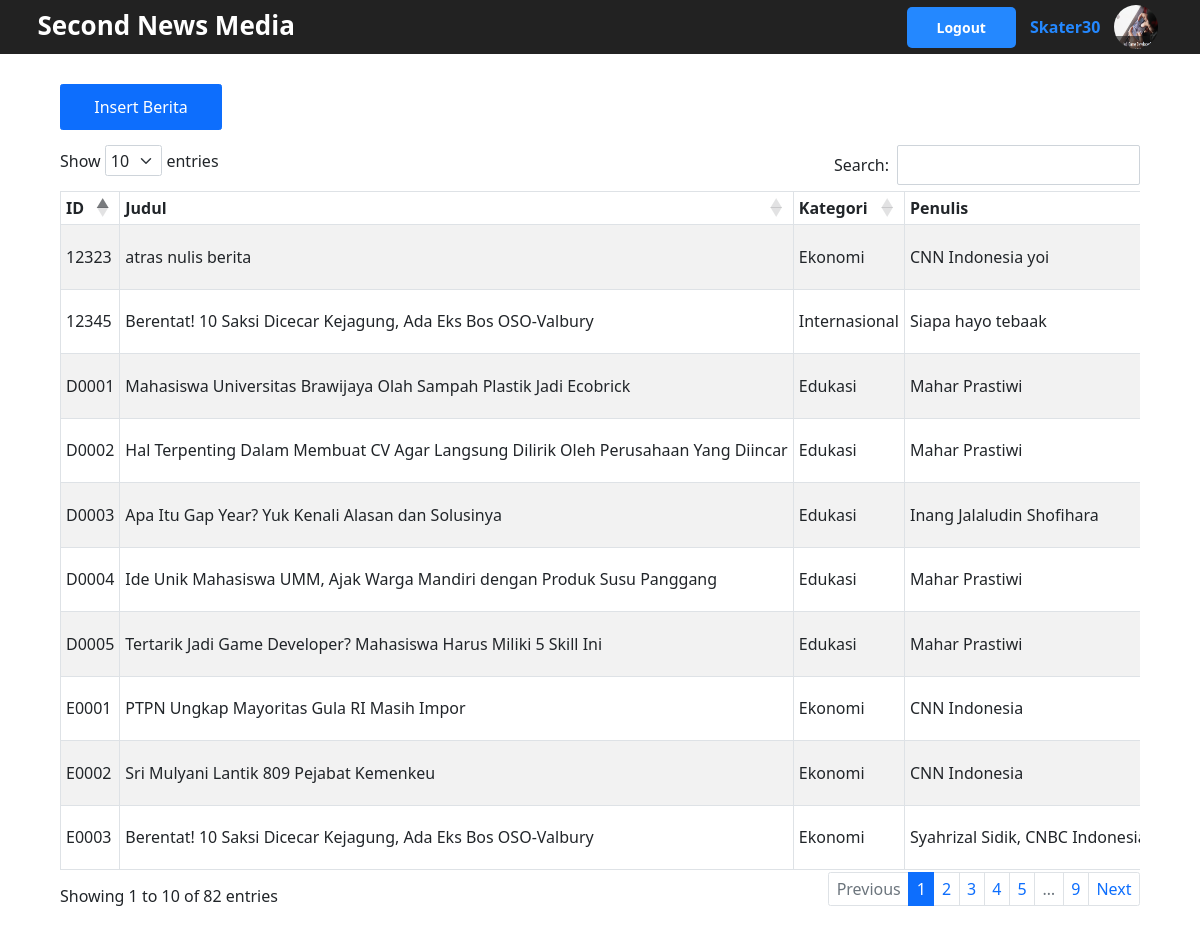
The app's page /?view=dashboard (signed in) with its own data.
### tables this page shows
CREATE TABLE `users` (
  `nama_depan` varchar(255) NOT NULL,
  `nama_belakang` varchar(255) NOT NULL,
  `tanggal_lahir` date NOT NULL,
  `jenis_kelamin` varchar(255) NOT NULL,
  `email` varchar(255) NOT NULL,
  `password` varchar(255) NOT NULL,
  `foto_profil` varchar(255) NOT NULL,
  `type` varchar(20) NOT NULL,
  `id` varchar(255) NOT NULL,
  `username` varchar(255) NOT NULL
);

CREATE TABLE `berita` (
  `id` varchar(5) NOT NULL,
  `judul` varchar(255) NOT NULL,
  `penulis` varchar(255) NOT NULL,
  `tanggalUpload` date NOT NULL,
  `content` varchar(8000) NOT NULL,
  `imgresource` varchar(255) NOT NULL,
  `thumbnail` varchar(255) NOT NULL,
  `kategori` varchar(50) NOT NULL,
  `jamUpload` time NOT NULL,
  `lastedited` date NOT NULL,
  `resourceBerita` varchar(255) NOT NULL
);

### controller/admin.php (called while the page is built, shortened)
<?php
  include "include/db_connect.php";
  if(isset($_SESSION['login']) && $_SESSION['login'] == true && $_SESSION['userType'] == 'admin') {
      $id = $_SESSION['id'];
      $user = mysqli_query($conn, "SELECT * FROM users WHERE `id` = '$id'");
      if(mysqli_num_rows($user) > 0) {
          $account = mysqli_fetch_assoc($user);
      } else {
          session_unset();
          $_SESSION = [];
          session_destroy();
      }
  } else {
    echo "<script>
              alert('Access Denied! Only Admin Can Access This Page!');
              document.location.href = '?view=home';
          </script>";
  }
  include "view/header.php";
  include "view/admin.php";
?>

### index.php (called while the page is built)
<?php include "controller/controller.php";?>

### view/admin.php (the view, shortened to what this page needs)
<!DOCTYPE html>
<html lang="en">
<head>
  <?php include "include/bootstrapJsGlobal.php"; ?>
  <link rel="stylesheet" href="https://cdnjs.cloudflare.com/ajax/libs/twitter-bootstrap/5.0.1/css/bootstrap.min.css">
  <link rel="stylesheet" href="https://cdn.datatables.net/1.11.3/css/dataTables.bootstrap5.min.css">
  <link rel="stylesheet" href="assets/css/navbarHome.css">
  <link rel="stylesheet" href="assets/css/adminPage.css">
</head>
<body>
  <?php
    include "include/db_connect.php";
  ?>
  <div class="container table-container">
    <div class="col-lg-12 col-md-12 mb-4 btn-wrapper">
      <a href="?view=insert_berita" class="btn btn-primary btn-insert">Insert Berita</a>
    </div>
    <table id="newsTable" class="table table-bordered table-striped display nowrap">
      <thead>
        <tr>
          <th>ID</th>
          <th>Judul</th>
          <th>Kategori</th>
          <th>Penulis</th>
        </tr>
      </thead>
      <tbody>
        <?php
          $result = $conn->query("SELECT * FROM berita");
          while($row = $result->fetch_assoc()) {
            echo "
              <tr>
                <td id=\"id_berita\">{$row['id']}</td>
                <td id=\"judul_berita\">{$row['judul']}</td>
                <td id=\"kategori_berita\">{$row['kategori']}</td>
                <td id=\"penulis_berita\">{$row['penulis']}</td>
                <td id=\"content_berita\">{$row['content']}</td>
                <td id=\"tglupload_berita\">{$row['tanggalUpload']}</td>
                <td>
                  <a id=\"source_gambar\" class=\"image-link\" href=\"{$row['imgresource']}\">{$row['imgresource']}</a>
                </td>
                <td id=\"action-button\">
                  <div class=\"col-lg-6 col-md-6 action-button-container\">
                    <a href=\"?view=edit&id={$row['id']}\" class=\"btn btn-warning btn-action\">Edit Berita</a>
                    <a href=\"?view=delete&id={$row['id']}\" class=\"btn btn-danger btn-action\">Hapus Berita</a>
                  </div>
                </td>
              </tr>
            ";
          }
        ?>
      </tbody>
    </table>
  </div>
</body>
</html>

### controller/controller.php
<?php
  if(isset($_GET["view"])) {
    if(strcmp($_GET["view"], "home") == 0) include "controller/home.php";
    else if(strcmp($_GET["view"], "kategori") == 0) include "controller/kategori.php";
    else if(strcmp($_GET["view"], "berita") == 0) include "controller/berita.php";
    else if(strcmp($_GET["view"], "login") == 0) include "controller/login.php";
    else if(strcmp($_GET["view"], "register") == 0) include "controller/register.php";
    else if(strcmp($_GET["view"], "forgotPass") == 0) include "controller/forgotPass.php";
    else if(strcmp($_GET["view"], "logout") == 0) include "controller/logout.php";
    else if(strcmp($_GET["view"], "insert_berita") == 0) include "controller/insert_berita.php";
    else if(strcmp($_GET["view"], "edit") == 0) include "controller/edit.php";
    else if(strcmp($_GET["view"], "delete") == 0) include "controller/delete.php";
    else if(strcmp($_GET["view"], "dashboard") == 0) include "controller/admin.php";
    else echo "<h1>404 NOT FOUND!</h1>";
  } else include "controller/home.php";
?>

### view/header.php (shortened to what this page needs)
<nav class="navbar navbar-dark navbar-bg">
  <div id="navbar" class="container d-inline-block">
    <div class="row">
      <div class="col-lg-4 col-md-3 col-sm-12 title-container">
        <?php
          $directLink = '?view=home';
          if($_SESSION['userType'] == 'admin') {
            $directLink = '?view=dashboard';
          }
        ?>
        <a href=<?= $directLink; ?> class="navbar-brand">Second News Media</a>
      </div>
      <div class="col-lg-2 offset-lg-3 col-md-4 offset-md-1 col-sm-6 col-12">
      </div>
      <div class="col-lg-3 col-md-4 col-sm-6 col-12 button-container">
        <?php
                if(isset($_SESSION['login']) && $_SESSION['login'] == true && isset($account)) {
                    echo "<a href=\"?view=logout\" class=\"link btn-logout\">Logout</a>";
                    echo "<a id=\"username\" class=\"username\">{$account['username']}</a>";
                    echo "<a href=\"#\" class=\"profile-picture\"><img src=\"img/{$account['foto_profil']}\" alt=\"user-picture\" title=\"Your Profile\"></a>";
                } else {
                    echo "<a href=\"?view=register\" class=\"link btn-register\">Register</a>
                    <a href=\"?view=login\" class=\"link btn-login\">Login</a>";
                }
            ?>
      </div>
    </div>
  </div>
</nav>

### include/bootstrapJsGlobal.php (shortened to what this page needs)
<link href="https://cdn.jsdelivr.net/npm/bootstrap@5.1.1/dist/css/bootstrap.min.css" rel="stylesheet"
>
<link rel="stylesheet" href="assets/css/global.css" />
<link rel="stylesheet" href="https://unpkg.com/aos@next/dist/aos.css" />

### assets/css/global.css (style rules this page uses)
* { margin: 0; padding: 0px; box-sizing: border-box; font-size: 62.5%; }
body { background-color: #fff; font-family: "Roboto", sans-serif; }
.container { background-color: transparent; }
.btn { font-size: 1.6rem; width: 100%; }
.link { text-decoration: none; text-align: center; font-size: 1.4rem; }
.navbar-brand { font-size: 3rem; font-weight: bold; }
.username { text-decoration: none; text-align: center; color: #2488ff; font-size: 1.6rem; font-weight: 700; padding: 1rem 0; text-transform: capitalize; }

### assets/css/navbarHome.css (style rules this page uses)
.navbar-bg { background-color: #222; }
.navbar-brand { font-size: 2.6rem; font-weight: 700; line-height: 1.6; }
.button-container { display: flex; align-items: center; justify-content: space-evenly; }
.btn-login, .btn-register, .btn-logout { border: none; border-radius: 5px; font-weight: 600; margin: 0 1rem; }
.btn-login, .btn-logout { background-color: #2488ff; }
.btn-login, .btn-register, .btn-logout { padding: 1rem 2.4rem; color: #fff; }
.btn-logout { padding: 1rem 3rem; }
.profile-picture { display: block; padding-left: 1rem; }
.profile-picture > img { width: 4.4rem; height: 4.4rem; border-radius: 50%; }

### assets/css/adminPage.css (style rules this page uses)
th, td, label, .btn, .page-link, .image-link, .form-select, .form-select > option, .dataTables_info, .form-control { font-size: 1.6rem; }
td { vertical-align: middle; }
.btn { width: auto; }
.table-container { padding: 3rem; }
.btn-insert { width: 15%; padding: 1rem 0; }

### records on screen
users: username "Skater30", foto_profil (picture)
berita: id "12323", judul "atras nulis berita", kategori "Ekonomi", penulis "CNN Indonesia yoi"
berita: id "12345", judul "Berentat! 10 Saksi Dicecar Kejagung, Ada Eks Bos OSO-Valbury", kategori "Internasional", penulis "Siapa hayo tebaak"
berita: id "D0001", judul "Mahasiswa Universitas Brawijaya Olah Sampah Plastik Jadi Ecobrick", kategori "Edukasi", penulis "Mahar Prastiwi"
berita: id "D0002", judul "Hal Terpenting Dalam Membuat CV Agar Langsung Dilirik Oleh Perusahaan Yang Diincar", kategori "Edukasi", penulis "Mahar Prastiwi"
berita: id "D0003", judul "Apa Itu Gap Year? Yuk Kenali Alasan dan Solusinya", kategori "Edukasi", penulis "Inang Jalaludin Shofihara"
berita: id "D0004", judul "Ide Unik Mahasiswa UMM, Ajak Warga Mandiri dengan Produk Susu Panggang", kategori "Edukasi", penulis "Mahar Prastiwi"
berita: id "D0005", judul "Tertarik Jadi Game Developer? Mahasiswa Harus Miliki 5 Skill Ini", kategori "Edukasi", penulis "Mahar Prastiwi"
berita: id "E0001", judul "PTPN Ungkap Mayoritas Gula RI Masih Impor", kategori "Ekonomi", penulis "CNN Indonesia"
berita: id "E0002", judul "Sri Mulyani Lantik 809 Pejabat Kemenkeu", kategori "Ekonomi", penulis "CNN Indonesia"
berita: id "E0003", judul "Berentat! 10 Saksi Dicecar Kejagung, Ada Eks Bos OSO-Valbury", kategori "Ekonomi", penulis "Syahrizal Sidik, CNBC…"
